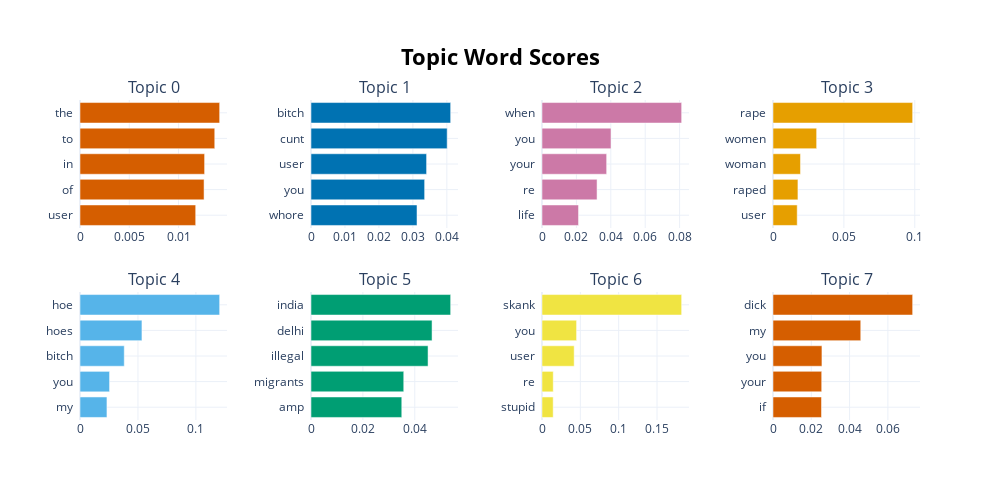

This figure's notebook cell:
### Code cell
topic_model.visualize_barchart()

### Figure 1 — Plotly figure (JSON) as saved in the notebook; plotly's stock layout.template omitted (floating-point values rounded to 4 significant figures)
{"data": [{"marker": {"color": "#D55E00"}, "orientation": "h", "type": "bar", "x": [0.01174, 0.01259, 0.01265, 0.01368, 0.01418], "xaxis": "x", "y": ["user  ", "of  ", "in  ", "to  ", "the  "], "yaxis": "y"}, {"marker": {"color": "#0072B2"}, "orientation": "h", "type": "bar", "x": [0.03121, 0.03346, 0.03403, 0.0401, 0.04112], "xaxis": "x2", "y": ["whore  ", "you  ", "user  ", "cunt  ", "bitch  "], "yaxis": "y2"}, {"marker": {"color": "#CC79A7"}, "orientation": "h", "type": "bar", "x": [0.02123, 0.03201, 0.03758, 0.04011, 0.08118], "xaxis": "x3", "y": ["life  ", "re  ", "your  ", "you  ", "when  "], "yaxis": "y3"}, {"marker": {"color": "#E69F00"}, "orientation": "h", "type": "bar", "x": [0.01708, 0.01759, 0.01939, 0.03078, 0.09851], "xaxis": "x4", "y": ["user  ", "raped  ", "woman  ", "women  ", "rape  "], "yaxis": "y4"}, {"marker": {"color": "#56B4E9"}, "orientation": "h", "type": "bar", "x": [0.02325, 0.0255, 0.0382, 0.05345, 0.1205], "xaxis": "x5", "y": ["my  ", "you  ", "bitch  ", "hoes  ", "hoe  "], "yaxis": "y5"}, {"marker": {"color": "#009E73"}, "orientation": "h", "type": "bar", "x": [0.03499, 0.03575, 0.04511, 0.04666, 0.05383], "xaxis": "x6", "y": ["amp  ", "migrants  ", "illegal  ", "delhi  ", "india  "], "yaxis": "y6"}, {"marker": {"color": "#F0E442"}, "orientation": "h", "type": "bar", "x": [0.01458, 0.01467, 0.04196, 0.0451, 0.1821], "xaxis": "x7", "y": ["stupid  ", "re  ", "user  ", "you  ", "skank  "], "yaxis": "y7"}, {"marker": {"color": "#D55E00"}, "orientation": "h", "type": "bar", "x": [0.02533, 0.02543, 0.02556, 0.04583, 0.07293], "xaxis": "x8", "y": ["if  ", "your  ", "you  ", "my  ", "dick  "], "yaxis": "y8"}], "layout": {"annotations": [{"font": {"size": 16}, "showarrow": false, "text": "Topic 0", "x": 0.0875, "xanchor": "center", "xref": "paper", "y": 1, "yanchor": "bottom", "yref": "paper"}, {"font": {"size": 16}, "showarrow": false, "text": "Topic 1", "x": 0.3625, "xanchor": "center", "xref": "paper", "y": 1, "yanchor": "bottom", "yref": "paper"}, {"font": {"size": 16}, "showarrow": false, "text": "Topic 2", "x": 0.6375, "xanchor": "center", "xref": "paper", "y": 1, "yanchor": "bottom", "yref": "paper"}, {"font": {"size": 16}, "showarrow": false, "text": "Topic 3", "x": 0.9125, "xanchor": "center", "xref": "paper", "y": 1, "yanchor": "bottom", "yref": "paper"}, {"font": {"size": 16}, "showarrow": false, "text": "Topic 4", "x": 0.0875, "xanchor": "center", "xref": "paper", "y": 0.4, "yanchor": "bottom", "yref": "paper"}, {"font": {"size": 16}, "showarrow": false, "text": "Topic 5", "x": 0.3625, "xanchor": "center", "xref": "paper", "y": 0.4, "yanchor": "bottom", "yref": "paper"}, {"font": {"size": 16}, "showarrow": false, "text": "Topic 6", "x": 0.6375, "xanchor": "center", "xref": "paper", "y": 0.4, "yanchor": "bottom", "yref": "paper"}, {"font": {"size": 16}, "showarrow": false, "text": "Topic 7", "x": 0.9125, "xanchor": "center", "xref": "paper", "y": 0.4, "yanchor": "bottom", "yref": "paper"}], "height": 500, "hoverlabel": {"bgcolor": "white", "font": {"family": "Rockwell", "size": 16}}, "showlegend": false, "title": {"font": {"color": "Black", "size": 22}, "text": "<b>Topic Word Scores", "x": 0.5, "xanchor": "center", "yanchor": "top"}, "width": 1000, "xaxis": {"anchor": "y", "domain": [0, 0.175], "showgrid": true}, "xaxis2": {"anchor": "y2", "domain": [0.275, 0.45], "showgrid": true}, "xaxis3": {"anchor": "y3", "domain": [0.55, 0.725], "showgrid": true}, "xaxis4": {"anchor": "y4", "domain": [0.825, 1], "showgrid": true}, "xaxis5": {"anchor": "y5", "domain": [0, 0.175], "showgrid": true}, "xaxis6": {"anchor": "y6", "domain": [0.275, 0.45], "showgrid": true}, "xaxis7": {"anchor": "y7", "domain": [0.55, 0.725], "showgrid": true}, "xaxis8": {"anchor": "y8", "domain": [0.825, 1], "showgrid": true}, "yaxis": {"anchor": "x", "domain": [0.6, 1], "showgrid": true}, "yaxis2": {"anchor": "x2", "domain": [0.6, 1], "showgrid": true}, "yaxis3": {"anchor": "x3", "domain": [0.6, 1], "showgrid": true}, "yaxis4": {"anchor": "x4", "domain": [0.6, 1], "showgrid": true}, "yaxis5": {"anchor": "x5", "domain": [0, 0.4], "showgrid": true}, "yaxis6": {"anchor": "x6", "domain": [0, 0.4], "showgrid": true}, "yaxis7": {"anchor": "x7", "domain": [0, 0.4], "showgrid": true}, "yaxis8": {"anchor": "x8", "domain": [0, 0.4], "showgrid": true}}}
